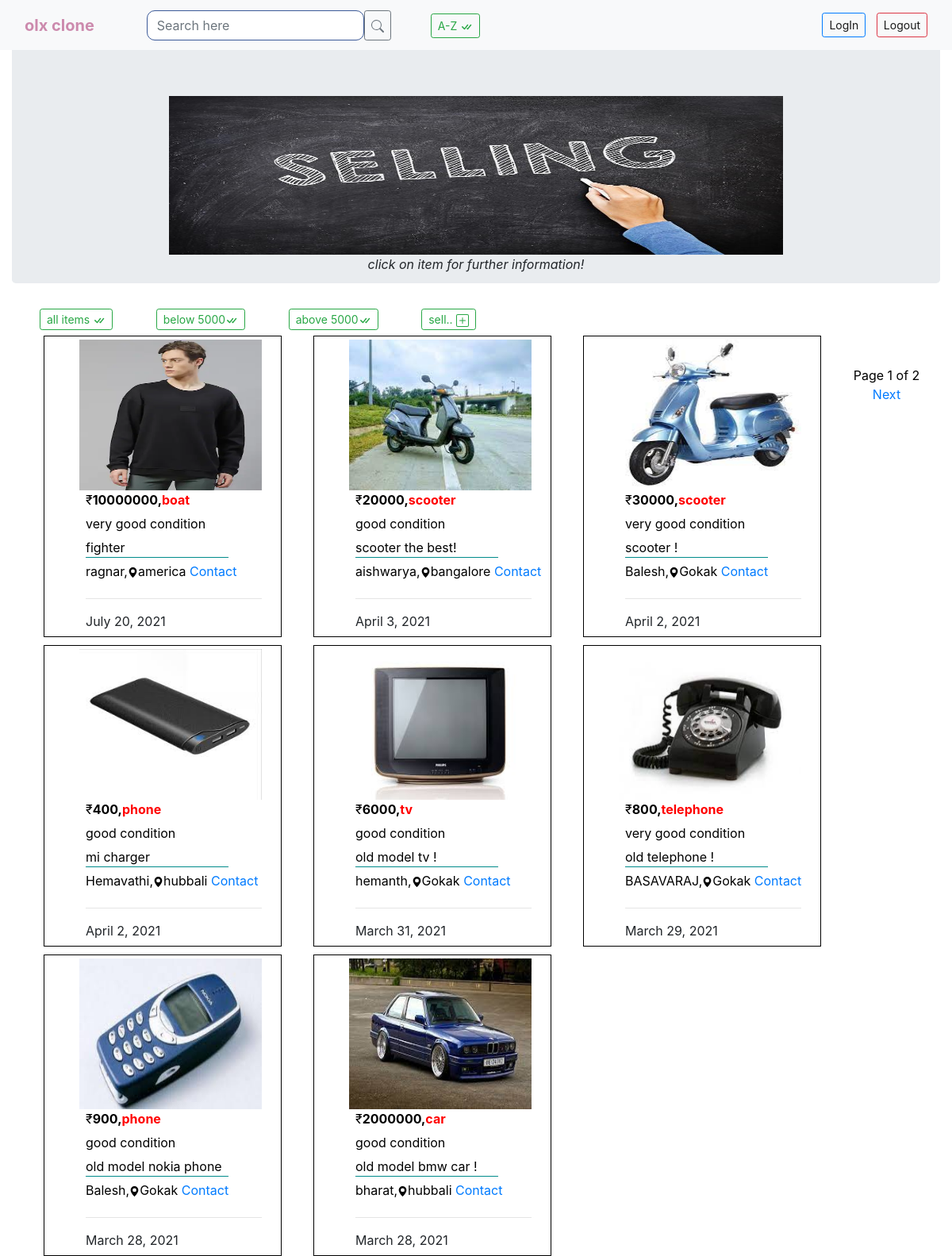
The app's page /home/ (signed in) with its own data.
### testapp/models.py (models this page shows, shortened)
class Item(models.Model):
    CONDITION_CHOICES=(('good condition','Good Condition'),('very good condition','Very Good Conditon'))
    name=models.CharField(max_length=18)
    place=models.CharField(max_length=18)
    item=models.CharField(max_length=18)
    item_name=models.SlugField(max_length=256)
    item_image=models.ImageField(null=True,blank=True,upload_to='images/')
    about_item=models.CharField(max_length=18)
    price=models.PositiveIntegerField()
    description=models.TextField()
    uploaded=models.DateField(auto_now_add=True)
    updated=models.DateField(auto_now=True)
    condition=models.CharField(max_length=20,choices=CONDITION_CHOICES,default="good condition")
    tags=TaggableManager()
    objects=CustomManager()
    class Meta:
        ordering=['-uploaded']
    def get_absolute_url(self):
        return reverse('item_detail',args=[self.uploaded.year,self.uploaded.strftime('%m'),self.uploaded.strftime('%d'),self.item_name])

### testapp/views.py (the view)
# urls.py: path('home/',views.item_list_view),
@login_required
def item_list_view(request):
    if "q" in request.GET:
        q=request.GET['q']
        item_list=Item.objects.filter(item_name__icontains=q)
    else:
        item_list=Item.objects.all()
    paginator=Paginator(item_list,8)
    page_number=request.GET.get('page')
    try:
        item_list=paginator.page(page_number)
    except PageNotAnInteger:
        item_list=paginator.page(1)
    except EmptyPage:
        item_list=paginator.page(paginator.num_pages)
    return render(request,'testapp/item_list.html',{'item_list':item_list})

### testapp/models.py (called while the page is built)
    def get_queryset(self):
        return super().get_queryset().order_by('-uploaded',)

### templates/testapp/item_list.html (shortened to what this page needs)
<!DOCTYPE html>
{% extends 'testapp/base.html' %}
{% load static %}
{% block content %}
<div class="container-fluid xxx" align=center>
  <div class="jumbotron" style="height:300px;">
<img src="{% static "images/sale2.jpg" %}" alt="" width="70%;" height="200px;" class="pics">
<p> <i>click on item for further information!</i> </p>
</div>
  </div>
  <div class="in">
  <a href="/home" style="margin-left:50px;" class="btn btn-outline-success btn-sm ">all items </a>
<a href="/below5" style="margin-left:50px;display:inline;" class="btn btn-outline-success btn-sm x">below 5000</a>
<a href="/above5" style="margin-left:50px;display:inline;" class="btn btn-outline-success btn-sm x">above 5000</a>
<a href="/create" style="margin-left:50px;display:inline;" class="btn btn-outline-success btn-sm x">sell.. </a>
</div>
{% for item in item_list %}
{% if item.item_image %}
<div class="container-fluid">
<div class="row" style="float:left;">
  <div class="col-lg-2 col-md-4 col-sm-6 list">
    <a href="{{item.get_absolute_url}}" style="color:black;text-decoration:none;">
    <div class="box" style="border:1px solid black;width:300px;height:380px;margin:10px 0px 0px 40px;padding:4px;">
    <img src="{{item.item_image.url}}" alt="nokia" width="230px" height="190px;" style="margin-left:40px;"><br>
    <ul style="margin-left:40px;list-style-type:none;width:230px;padding-left:8px;height:150px;" class="box">
      <li><p style="display:inline;">&#8377<b>{{item.price}},<span style="color:red;">{{item.item}}</span></b></p></li>
      <li>{{item.condition}}</li>
      <li><p style="width:180px;margin:0px;border-bottom:1px solid #008B8B;">{{item.about_item}}</p></li>
      <li style="width:250px;">{{item.name}},<svg xmlns="http://www.w3.org/2000/svg" width="13" height="13" fill="currentColor" class="bi bi-geo-alt-fill" viewBox="0 0 16 16">
      <path d="M8 16s6-5.686 6-10A6 6 0 0 0 2 6c0 4.314 6 10 6 10zm0-7a3 3 0 1 1 0-6 3 3 0 0 1 0 6z"/>
      </svg>{{item.place}} <a href="#">Contact</a> </li><hr>
      <li>{{item.uploaded}} </li></ul>
  </div>
  </div>
</div>
</div>
{% endif %}
{% endfor %}<br><br>
{% include 'testapp/paginator.html' with page=item_list %}
{% endblock %}

### static/css/tweet.css (style rules this page uses)
li { height: 30px; }
body { background: lightgray; }
.in a:nth-of-type(1) { display: inline; }
.in a:nth-of-type(2) { display: inline; }
.in a:nth-of-type(3) { display: inline; }

### records on screen
Item: item_image (picture), price "10000000", item "boat", condition "very good condition", about_item "fighter", name "ragnar", place "america", uploaded "July 20, 2021"
Item: item_image (picture), price "20000", item "scooter", condition "good condition", about_item "scooter the best!", name "aishwarya", place "bangalore", uploaded "April 3, 2021"
Item: item_image (picture), price "30000", item "scooter", condition "very good condition", about_item "scooter !", name "Balesh", place "Gokak", uploaded "April 2, 2021"
Item: item_image (picture), price "400", item "phone", condition "good condition", about_item "mi charger", name "Hemavathi", place "hubbali", uploaded "April 2, 2021"
Item: item_image (picture), price "6000", item "tv", condition "good condition", about_item "old model tv !", name "hemanth", place "Gokak", uploaded "March 31, 2021"
Item: item_image (picture), price "800", item "telephone", condition "very good condition", about_item "old telephone !", name "BASAVARAJ", place "Gokak", uploaded "March 29, 2021"
Item: item_image (picture), price "900", item "phone", condition "good condition", about_item "old model nokia phone", name "Balesh", place "Gokak", uploaded "March 28, 2021"
Item: item_image (picture), price "2000000", item "car", condition "good condition", about_item "old model bmw car !", name "bharat", place "hubbali", uploaded "March 28, 2021"

### other values on screen
{{ page.number }} "1"
{{ page.paginator.num_pages }} "2"
